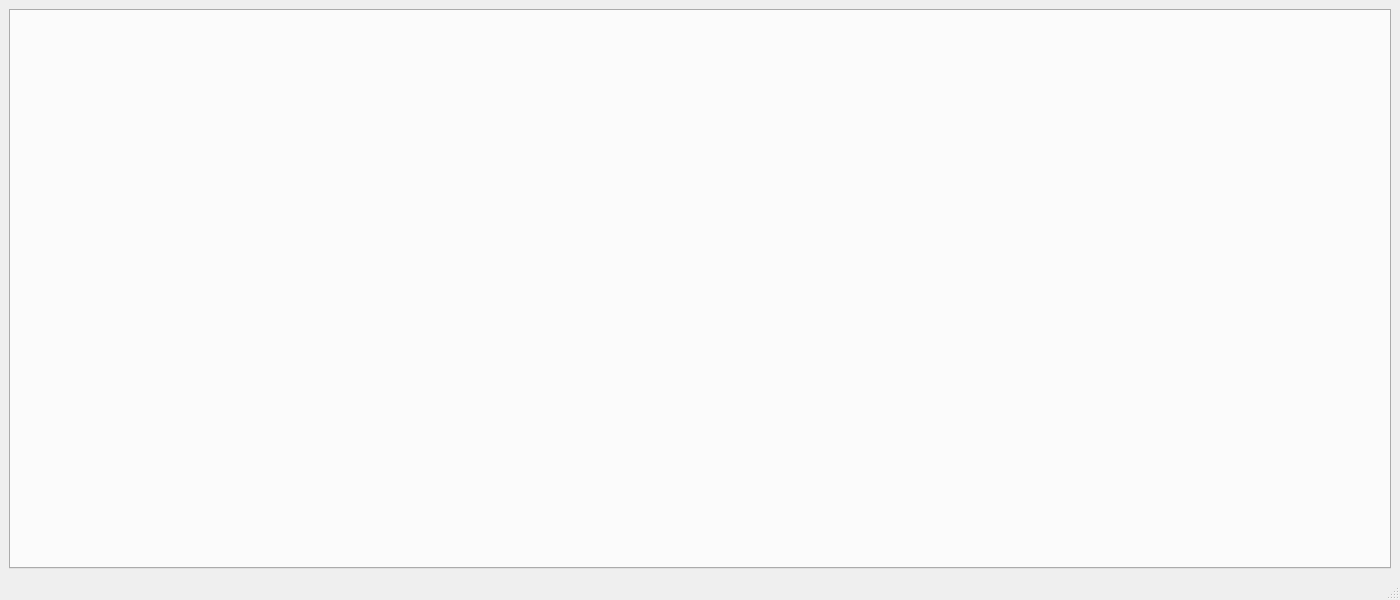
<?xml version="1.0" encoding="UTF-8"?>
<ui version="4.0">
 <class>MainWindow</class>
 <widget class="QMainWindow" name="MainWindow">
  <property name="geometry">
   <rect>
    <x>0</x>
    <y>0</y>
    <width>1400</width>
    <height>600</height>
   </rect>
  </property>
  <property name="windowTitle">
   <string>MonoObsLog</string>
  </property>
  <property name="styleSheet">
        <string notr="true">QTableView { selection-background-color: rgb(85, 170, 255)}</string>
  </property>
  <widget class="QWidget" name="centralwidget">
   <layout class="QVBoxLayout" name="verticalLayout">
    <item>
     <widget class="QTabWidget" name="tabWidget">
      <property name="currentIndex">
       <number>0</number>
      </property>
     </widget>
    </item>
   </layout>
  </widget>
  <widget class="QMenuBar" name="menubar">
   <property name="geometry">
    <rect>
     <x>0</x>
     <y>0</y>
     <width>800</width>
     <height>21</height>
    </rect>
   </property>
  </widget>
  <widget class="QStatusBar" name="statusbar"/>
 </widget>
 <resources/>
 <connections/>
</ui>
